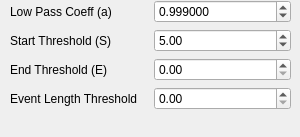
          <widget class="QWidget" name="tab_6">
           <attribute name="title">
            <string>Low Pass Ch2</string>
           </attribute>
           <widget class="QWidget" name="gridLayoutWidget_6">
            <property name="geometry">
             <rect>
              <x>10</x>
              <y>0</y>
              <width>281</width>
              <height>128</height>
             </rect>
            </property>
            <layout class="QGridLayout" name="gridLayout_17">
             <property name="sizeConstraint">
              <enum>QLayout::SetMaximumSize</enum>
             </property>
             <item row="1" column="0">
              <widget class="QLabel" name="label_18">
               <property name="text">
                <string>Start Threshold (S)</string>
               </property>
              </widget>
             </item>
             <item row="1" column="1">
              <widget class="SpinBox" name="LP_S_2">
               <property name="suffix">
                <string/>
               </property>
               <property name="decimals">
                <number>2</number>
               </property>
               <property name="maximum">
                <double>10.000000000000000</double>
               </property>
               <property name="singleStep">
                <double>0.500000000000000</double>
               </property>
               <property name="value">
                <double>5.000000000000000</double>
               </property>
              </widget>
             </item>
             <item row="0" column="1">
              <widget class="SpinBox" name="LP_a_2">
               <property name="suffix">
                <string/>
               </property>
               <property name="decimals">
                <number>6</number>
               </property>
               <property name="maximum">
                <double>10.000000000000000</double>
               </property>
               <property name="singleStep">
                <double>0.000100000000000</double>
               </property>
               <property name="value">
                <double>0.999000000000000</double>
               </property>
              </widget>
             </item>
             <item row="2" column="1">
              <widget class="SpinBox" name="LP_E_2">
               <property name="suffix">
                <string/>
               </property>
               <property name="decimals">
                <number>2</number>
               </property>
               <property name="maximum">
                <double>10.000000000000000</double>
               </property>
               <property name="singleStep">
                <double>0.500000000000000</double>
               </property>
               <property name="value">
                <double>0.000000000000000</double>
               </property>
              </widget>
             </item>
             <item row="0" column="0">
              <widget class="QLabel" name="label_19">
               <property name="text">
                <string>Low Pass Coeff (a)</string>
               </property>
              </widget>
             </item>
             <item row="2" column="0">
              <widget class="QLabel" name="label_20">
               <property name="text">
                <string>End Threshold (E)</string>
               </property>
              </widget>
             </item>
             <item row="3" column="0">
              <widget class="QLabel" name="label_29">
               <property name="text">
                <string>Event Length Threshold</string>
               </property>
              </widget>
             </item>
             <item row="3" column="1">
              <widget class="SpinBox" name="LP_eventlengthThresh_2">
               <property name="suffix">
                <string/>
               </property>
               <property name="decimals">
                <number>2</number>
               </property>
               <property name="maximum">
                <double>10.000000000000000</double>
               </property>
               <property name="singleStep">
                <double>0.500000000000000</double>
               </property>
               <property name="value">
                <double>0.000000000000000</double>
               </property>
              </widget>
             </item>
            </layout>
           </widget>
          </widget>
